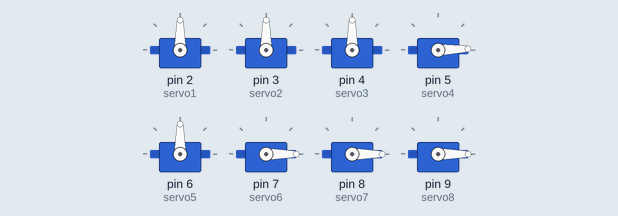
This sketch was run on a simulated Arduino Uno, built with avr-gcc and run on an emulated ATmega328P. On the bench: 8 × servo.

Above: at 4.05 s.
At 5.0 s:
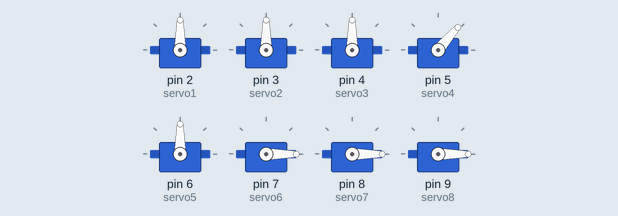
At 6.0 s:
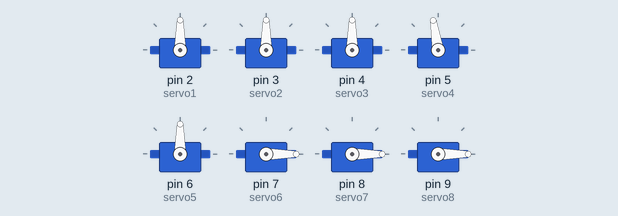
At 8.0 s:
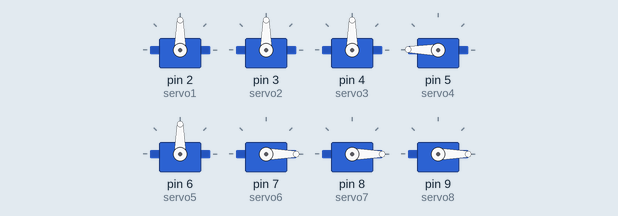
Timing chart, 0 to 9.2 s (numbered marks = the images above):
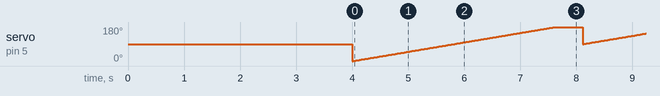

The sketch:

soup_test.ino
```cpp
#include<Servo.h>

//定义舵机对象
Servo servo1;
Servo servo2;
Servo servo3;
Servo servo4;
Servo servo5;
Servo servo6;
Servo servo7;
Servo servo8;

void setup(){
    //打开串口
    Serial.begin(9600);

    //定义舵机引脚
    servo1.attach(2);
    servo2.attach(3);
    servo3.attach(4);
    servo4.attach(5);
    servo5.attach(6);
    servo6.attach(7);
    servo7.attach(8);
    servo8.attach(9);

    //舵机初始化
    servo_init();
    delay(1000);
}

void loop(){
    soup();
    delay(1000);
    servo_reinit();
    delay(1000);
}

//功能：舵机位置初始化（归零）
void servo_init(){
    servo6.write(0);
    delay(500);
    servo5.write(90);
    delay(500);
    servo4.write(90);
    delay(500);
    servo3.write(90);
    delay(500);
    servo7.write(0);
    delay(500);
    servo8.write(0);
    delay(500);
}

//功能：实现勺汤的动作
void soup(){
//勺汤需要的各个舵机运动的角度：180,150,70,90
    for(int i = 0; i < 180; i++){
    servo4.write(i);
    delay(20);
    }
    delay(500);
    for(int i = 90; i < 150; i++){
    servo4.write(i);
    delay(20);
    }
    delay(500);
    for(int i = 90; i > 70; i++){
    servo4.write(i);
    delay(20);
    }
    delay(500);
    //servo7.write(90);
    //delay(500);
    servo8.write(90);
    delay(500);
    servo8.write(0);
    delay(500);
}

void servo_reinit(){
    for(int i = 150; i > 90; i--){
    servo5.write(i);
    delay(20);
    }
    delay(500);
    for(int i = 70; i < 90; i++){
    servo4.write(i);
    delay(20);
    }
    delay(500);
    for(int i = 180; i > 90; i--){
    servo6.write(i);
    delay(20);
    }
    delay(500);
}
```
